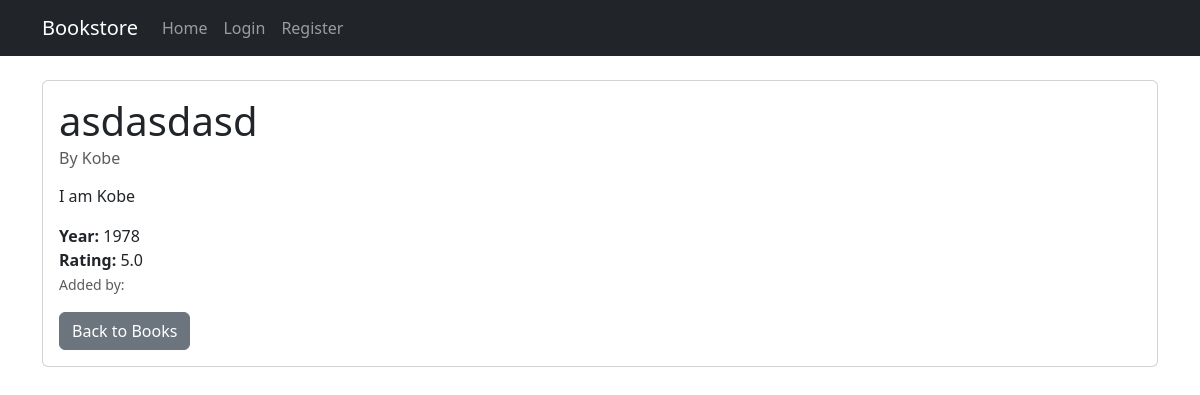
The page /books/book/4/ on the database its author committed.
### books/models.py (models this page shows, shortened)
class Book(models.Model):
    title = models.CharField(max_length=200)
    author = models.CharField(max_length=200)
    year = models.IntegerField()
    rating = models.DecimalField(max_digits=3, decimal_places=1)
    description = models.TextField()
    created_at = models.DateTimeField(auto_now_add=True)
    user = models.ForeignKey(
        User,
        on_delete=models.CASCADE,
        null=True,  # Allow null temporarily
        blank=True  # Allow blank temporarily
    )
    class Meta:
        ordering = ['-created_at']

### books/views.py (the view)
# urls.py: path('book/<int:book_id>/', views.book_detail, name='book_detail'),
def book_detail(request, book_id):
    book = get_object_or_404(Book, id=book_id)
    return render(request, "book_detail.html", {"book": book})

### books/templates/book_detail.html (shortened to what this page needs)
{% extends "base.html" %} {% block body %}
<div class="container mt-4">
  <div class="card">
    <div class="card-body">
      <h1 class="card-title">{{ book.title }}</h1>
      <h6 class="card-subtitle mb-3 text-muted">By {{ book.author }}</h6>
      <p class="card-text">{{ book.description }}</p>
      <div class="mb-3">
        <strong>Year:</strong> {{ book.year }}<br />
        <strong>Rating:</strong> {{ book.rating }}<br />
        <small class="text-muted">Added by: {{ book.user.username }}</small>
      </div>
      <div class="btn-group">
        <a href="{% url 'books:index' %}" class="btn btn-secondary"
          >Back to Books</a
        >
      </div>
    </div>
  </div>
</div>
{% endblock %}

### rows shown on the page
Book: title "asdasdasd", author "Kobe", description "I am Kobe", year "1978", rating "5.0"
